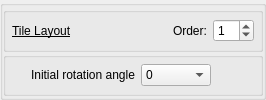
               <widget class="QGroupBox" name="GB_TileLayout">
                <property name="flat">
                 <bool>true</bool>
                </property>
                <layout class="QVBoxLayout" name="tileLayoutConfigLayout">
                 <property name="spacing">
                  <number>0</number>
                 </property>
                 <property name="leftMargin">
                  <number>0</number>
                 </property>
                 <property name="topMargin">
                  <number>1</number>
                 </property>
                 <property name="rightMargin">
                  <number>0</number>
                 </property>
                 <property name="bottomMargin">
                  <number>1</number>
                 </property>
                 <item>
                  <widget class="QGroupBox" name="GB_TileLayoutOrder">
                   <property name="title">
                    <string/>
                   </property>
                   <property name="flat">
                    <bool>true</bool>
                   </property>
                   <layout class="QGridLayout" name="gridLayout_14">
                    <property name="leftMargin">
                     <number>6</number>
                    </property>
                    <property name="topMargin">
                     <number>0</number>
                    </property>
                    <property name="rightMargin">
                     <number>6</number>
                    </property>
                    <property name="bottomMargin">
                     <number>0</number>
                    </property>
                    <item row="2" column="4">
                     <spacer name="horizontalSpacer_16">
                      <property name="orientation">
                       <enum>Qt::Orientation::Horizontal</enum>
                      </property>
                      <property name="sizeHint" stdset="0">
                       <size>
                        <width>40</width>
                        <height>20</height>
                       </size>
                      </property>
                     </spacer>
                    </item>
                    <item row="2" column="6">
                     <widget class="QSpinBox" name="kcfg_tileLayoutOrder">
                      <property name="toolTip">
                       <string>&lt;html&gt;&lt;head/&gt;&lt;body&gt;&lt;p&gt;0 - to disable&lt;/p&gt;&lt;/body&gt;&lt;/html&gt;</string>
                      </property>
                      <property name="maximum">
                       <number>12</number>
                      </property>
                      <property name="value">
                       <number>1</number>
                      </property>
                     </widget>
                    </item>
                    <item row="2" column="0">
                     <widget class="QLabel" name="label_35">
                      <property name="font">
                       <font>
                        <italic>false</italic>
                        <bold>false</bold>
                        <underline>true</underline>
                       </font>
                      </property>
                      <property name="toolTipDuration">
                       <number>-1</number>
                      </property>
                      <property name="text">
                       <string>Tile Layout</string>
                      </property>
                     </widget>
                    </item>
                    <item row="2" column="5">
                     <widget class="QLabel" name="label_39">
                      <property name="font">
                       <font>
                        <italic>false</italic>
                        <bold>false</bold>
                        <underline>false</underline>
                       </font>
                      </property>
                      <property name="text">
                       <string>Order:</string>
                      </property>
                     </widget>
                    </item>
                   </layout>
                  </widget>
                 </item>
                 <item>
                  <widget class="QGroupBox" name="GB_TileLayoutSettings">
                   <property name="title">
                    <string/>
                   </property>
                   <property name="flat">
                    <bool>true</bool>
                   </property>
                   <layout class="QGridLayout" name="gridLayout_2">
                    <property name="leftMargin">
                     <number>25</number>
                    </property>
                    <property name="topMargin">
                     <number>2</number>
                    </property>
                    <property name="bottomMargin">
                     <number>2</number>
                    </property>
                    <item row="2" column="2">
                     <spacer name="horizontalSpacer">
                      <property name="orientation">
                       <enum>Qt::Orientation::Horizontal</enum>
                      </property>
                      <property name="sizeHint" stdset="0">
                       <size>
                        <width>40</width>
                        <height>20</height>
                       </size>
                      </property>
                     </spacer>
                    </item>
                    <item row="2" column="1">
                     <widget class="QComboBox" name="kcfg_tileLayoutInitialRotationAngle">
                      <property name="minimumSize">
                       <size>
                        <width>70</width>
                        <height>0</height>
                       </size>
                      </property>
                      <item>
                       <property name="text">
                        <string>0</string>
                       </property>
                      </item>
                      <item>
                       <property name="text">
                        <string>90</string>
                       </property>
                      </item>
                      <item>
                       <property name="text">
                        <string>180</string>
                       </property>
                      </item>
                      <item>
                       <property name="text">
                        <string>270</string>
                       </property>
                      </item>
                     </widget>
                    </item>
                    <item row="2" column="0">
                     <widget class="QLabel" name="tileLabel11">
                      <property name="text">
                       <string>Initial rotation angle</string>
                      </property>
                     </widget>
                    </item>
                   </layout>
                  </widget>
                 </item>
                </layout>
               </widget>
